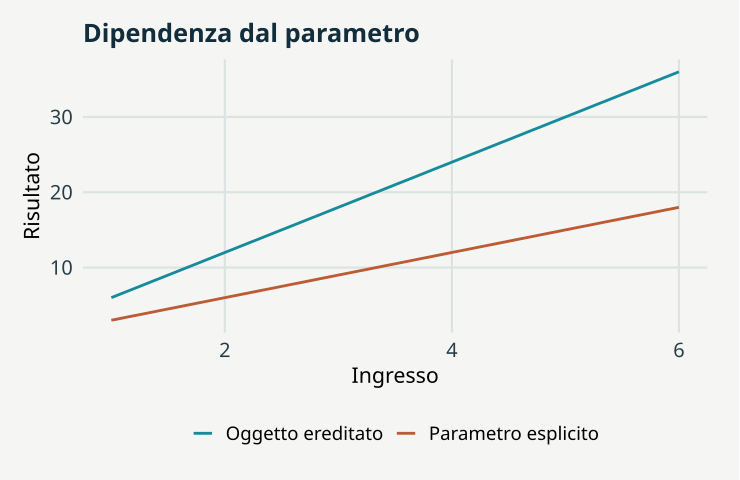

Write R code to recreate this figure.
# GeoStat Lab — funzioni comuni. R >= 4.3; ggplot2 >= 3.4; jsonlite.
suppressPackageStartupMessages(library(ggplot2))
col_geo <- c('#168B9C','#BC5B35','#7054A4','#A17B19','#227864','#64748B')
theme_set(theme_minimal(base_size=17, base_family='sans') + theme(
  plot.background=element_rect(fill='#F5F6F3',colour=NA),
  panel.background=element_rect(fill='#F5F6F3',colour=NA),
  panel.grid.minor=element_blank(),panel.grid.major=element_line(colour='#DCE3E2'),
  plot.title=element_text(size=19,face='bold',colour='#122D3B'),
  plot.subtitle=element_text(size=13,colour='#405560',margin=margin(b=12)),
  axis.text=element_text(size=15,colour='#273E4A'),axis.title=element_text(size=16),
  legend.position='bottom',legend.title=element_blank(),legend.text=element_text(size=14),
  strip.text=element_text(size=15,face='bold'),plot.margin=margin(18,24,18,18)))
metric <- function(...) data.frame(grandezza=names(c(...)),valore=as.character(c(...)),check.names=FALSE)
f <- function(x,d=3) {out<-formatC(x,digits=d,format='fg');out[!is.finite(x)]<-'Non definito';out}
line_plot <- function(d,x='x',y='y',title='',xl=x,yl=y,group=NULL) {
 p<-ggplot(d,aes(x=.data[[x]],y=.data[[y]]))
 if(is.null(group)) p<-p+geom_line(colour=col_geo[1],linewidth=1.05) else p<-p+aes(colour=.data[[group]],group=.data[[group]])+geom_line(linewidth=1)+scale_colour_manual(values=col_geo)
 p+labs(title=title,x=xl,y=yl)
}
point_plot <- function(d,x='x',y='y',title='',xl=x,yl=y,group=NULL) {
 p<-ggplot(d,aes(x=.data[[x]],y=.data[[y]]))
 if(is.null(group))p<-p+geom_point(colour=col_geo[1],size=2.5,alpha=.8) else p<-p+aes(colour=.data[[group]])+geom_point(size=2.7,alpha=.85)+scale_colour_manual(values=col_geo)
 p+labs(title=title,x=xl,y=yl)
}
hist_plot<-function(x,title='',xl='Valore',bins=20)ggplot(data.frame(x=x),aes(x))+geom_histogram(bins=bins,fill=col_geo[1],colour='#F5F6F3')+labs(title=title,x=xl,y='Frequenza')
bar_plot<-function(d,x='gruppo',y='valore',title='',yl='Valore')ggplot(d,aes(x=.data[[x]],y=.data[[y]],fill=.data[[x]]))+geom_col(width=.65)+scale_fill_manual(values=rep(col_geo,length.out=length(unique(d[[x]])) ))+guides(fill='none')+labs(title=title,x=NULL,y=yl)
map_plot<-function(d,z='z',title='',xl='Est [km]',yl='Nord [km]')ggplot(d,aes(x,y,fill=.data[[z]]))+geom_raster()+coord_equal()+scale_fill_gradientn(colours=c('#153F56','#298C9C','#B8CDB2','#F1D889','#AD542F'))+labs(title=title,x=xl,y=yl)
acf_data<-function(x,lag=20){a<-acf(x,lag.max=min(lag,length(x)-1),plot=FALSE);data.frame(x=as.vector(a$lag)[-1],y=as.vector(a$acf)[-1])}
# AR(1), distribuzione marginale stazionaria N(0, 1).
ar_series<-function(n,rho){x<-numeric(n);x[1]<-rnorm(1);for(i in 2:n)x[i]<-rho*x[i-1]+sqrt(1-rho^2)*rnorm(1);x}
# Distanze euclidee in unità metriche già dichiarate; nessuna conversione implicita di CRS.
dist_cross<-function(a,b)sqrt(outer(a[,1],b[,1],'-')^2+outer(a[,2],b[,2],'-')^2)
# Predittore IDW: i punti coincidenti ricevono esattamente il valore osservato.
idw<-function(xy,z,new,power=2){dd<-dist_cross(new,xy);apply(dd,1,function(d)if(any(d<1e-10))mean(z[d<1e-10])else weighted.mean(z,d^(-power)))}
# CART didattico binario: divisioni assiali che minimizzano l'impurità di Gini.
cart_fit<-function(x,y,depth=2,minleaf=4){
 node<-list(p=mean(y),n=length(y));if(depth<1||length(unique(y))<2||length(y)<2*minleaf)return(node)
 best<-Inf
 for(j in seq_len(ncol(x))){v<-sort(unique(x[,j])); if(length(v)<2)next
  for(cut in (head(v,-1)+tail(v,-1))/2){left<-x[,j]<=cut;nl<-sum(left);nr<-sum(!left);if(min(nl,nr)<minleaf)next
   score<-nl*mean(y[left])*(1-mean(y[left]))+nr*mean(y[!left])*(1-mean(y[!left]))
   if(score<best){best<-score;node$j<-j;node$cut<-cut;split<-left}
  }
 }
 if(is.finite(best)){node$left<-cart_fit(x[split,,drop=FALSE],y[split],depth-1,minleaf);node$right<-cart_fit(x[!split,,drop=FALSE],y[!split],depth-1,minleaf)};node
}
cart_predict<-function(tree,x)apply(x,1,function(row){t<-tree;while(!is.null(t$j))t<-if(row[t$j]<=t$cut)t$left else t$right;t$p})

p <- list(hidden = 6, explicit = 3, seed = 17)
set.seed(p$seed)
x <- 1:6

data <- rbind(data.frame(x = x, y = x * p$hidden, procedura = "Oggetto ereditato"), data.frame(x = x, 
    y = x * p$explicit, procedura = "Parametro esplicito"))

plots <- list(line_plot(data, title = "Dipendenza dal parametro", xl = "Ingresso", yl = "Risultato", 
    group = "procedura"))

metrics <- metric(`Scarto massimo` = max(abs(x * p$hidden - x * p$explicit)))
print(metrics,row.names=FALSE)
ggplot2::ggsave('t00-sessione-B.svg',plots[[1]],device=svglite::svglite,width=7.7,height=5.0,bg='#F8F6F1')
